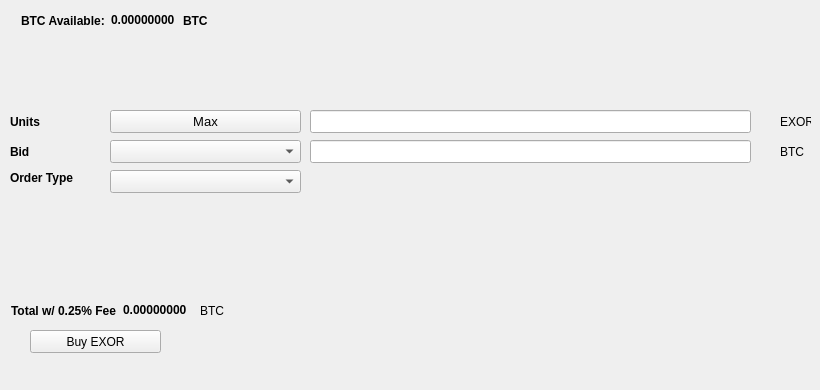
   <widget class="QWidget" name="BuyTab">
    <attribute name="title">
     <string>Buy</string>
    </attribute>
    <widget class="QPushButton" name="BuyEXOR">
     <property name="geometry">
      <rect>
       <x>30</x>
       <y>330</y>
       <width>131</width>
       <height>23</height>
      </rect>
     </property>
     <property name="text">
      <string>Buy EXOR</string>
     </property>
     <property name="icon">
      <iconset resource="../exor.qrc">
       <normaloff>:/icons/bitcoin</normaloff>:/icons/bitcoin</iconset>
     </property>
    </widget>
    <widget class="QLabel" name="label_3">
     <property name="geometry">
      <rect>
       <x>10</x>
       <y>110</y>
       <width>46</width>
       <height>23</height>
      </rect>
     </property>
     <property name="font">
      <font>
       <weight>75</weight>
       <bold>true</bold>
      </font>
     </property>
     <property name="text">
      <string>Units</string>
     </property>
    </widget>
    <widget class="QLineEdit" name="UnitsInput">
     <property name="geometry">
      <rect>
       <x>310</x>
       <y>110</y>
       <width>441</width>
       <height>23</height>
      </rect>
     </property>
     <property name="font">
      <font>
       <pointsize>9</pointsize>
       <weight>75</weight>
       <bold>true</bold>
      </font>
     </property>
    </widget>
    <widget class="QLineEdit" name="BuyBidPriceEdit">
     <property name="geometry">
      <rect>
       <x>310</x>
       <y>140</y>
       <width>441</width>
       <height>23</height>
      </rect>
     </property>
     <property name="font">
      <font>
       <pointsize>9</pointsize>
       <weight>75</weight>
       <bold>true</bold>
      </font>
     </property>
    </widget>
    <widget class="QLabel" name="label_4">
     <property name="geometry">
      <rect>
       <x>780</x>
       <y>110</y>
       <width>31</width>
       <height>23</height>
      </rect>
     </property>
     <property name="text">
      <string>EXOR</string>
     </property>
    </widget>
    <widget class="QLabel" name="label_5">
     <property name="geometry">
      <rect>
       <x>780</x>
       <y>140</y>
       <width>31</width>
       <height>23</height>
      </rect>
     </property>
     <property name="text">
      <string>BTC</string>
     </property>
    </widget>
    <widget class="QLabel" name="label_6">
     <property name="geometry">
      <rect>
       <x>10</x>
       <y>140</y>
       <width>46</width>
       <height>23</height>
      </rect>
     </property>
     <property name="font">
      <font>
       <weight>75</weight>
       <bold>true</bold>
      </font>
     </property>
     <property name="text">
      <string>Bid</string>
     </property>
    </widget>
    <widget class="QLabel" name="label_7">
     <property name="geometry">
      <rect>
       <x>10</x>
       <y>170</y>
       <width>91</width>
       <height>16</height>
      </rect>
     </property>
     <property name="font">
      <font>
       <weight>75</weight>
       <bold>true</bold>
      </font>
     </property>
     <property name="text">
      <string>Order Type</string>
     </property>
    </widget>
    <widget class="QPushButton" name="Buy_Max_Amount">
     <property name="geometry">
      <rect>
       <x>110</x>
       <y>110</y>
       <width>191</width>
       <height>23</height>
      </rect>
     </property>
     <property name="font">
      <font>
       <pointsize>10</pointsize>
      </font>
     </property>
     <property name="text">
      <string>Max</string>
     </property>
    </widget>
    <widget class="QComboBox" name="BuyBidcomboBox">
     <property name="geometry">
      <rect>
       <x>110</x>
       <y>140</y>
       <width>191</width>
       <height>23</height>
      </rect>
     </property>
     <property name="font">
      <font>
       <pointsize>10</pointsize>
      </font>
     </property>
    </widget>
    <widget class="QComboBox" name="buyOrdertypeCombo">
     <property name="geometry">
      <rect>
       <x>110</x>
       <y>170</y>
       <width>191</width>
       <height>23</height>
      </rect>
     </property>
     <property name="font">
      <font>
       <pointsize>10</pointsize>
      </font>
     </property>
    </widget>
    <widget class="QWidget" name="layoutWidget1">
     <property name="geometry">
      <rect>
       <x>21</x>
       <y>11</y>
       <width>227</width>
       <height>19</height>
      </rect>
     </property>
     <layout class="QHBoxLayout" name="horizontalLayout_3">
      <item>
       <widget class="QLabel" name="label232">
        <property name="font">
         <font>
          <weight>75</weight>
          <bold>true</bold>
         </font>
        </property>
        <property name="text">
         <string>BTC Available:</string>
        </property>
       </widget>
      </item>
      <item>
       <widget class="QLabel" name="BtcAvailableLbl">
        <property name="palette">
         <palette>
          <active>
           <colorrole role="WindowText">
            <brush brushstyle="SolidPattern">
             <color alpha="255">
              <red>0</red>
              <green>0</green>
              <blue>0</blue>
             </color>
            </brush>
           </colorrole>
           <colorrole role="Button">
            <brush brushstyle="SolidPattern">
             <color alpha="255">
              <red>0</red>
              <green>170</green>
              <blue>0</blue>
             </color>
            </brush>
           </colorrole>
           <colorrole role="Light">
            <brush brushstyle="SolidPattern">
             <color alpha="255">
              <red>0</red>
              <green>255</green>
              <blue>0</blue>
             </color>
            </brush>
           </colorrole>
           <colorrole role="Midlight">
            <brush brushstyle="SolidPattern">
             <color alpha="255">
              <red>0</red>
              <green>212</green>
              <blue>0</blue>
             </color>
            </brush>
           </colorrole>
           <colorrole role="Dark">
            <brush brushstyle="SolidPattern">
             <color alpha="255">
              <red>0</red>
              <green>85</green>
              <blue>0</blue>
             </color>
            </brush>
           </colorrole>
           <colorrole role="Mid">
            <brush brushstyle="SolidPattern">
             <color alpha="255">
              <red>0</red>
              <green>113</green>
              <blue>0</blue>
             </color>
            </brush>
           </colorrole>
           <colorrole role="Text">
            <brush brushstyle="SolidPattern">
             <color alpha="255">
              <red>0</red>
              <green>170</green>
              <blue>0</blue>
             </color>
            </brush>
           </colorrole>
           <colorrole role="BrightText">
            <brush brushstyle="SolidPattern">
             <color alpha="255">
              <red>255</red>
              <green>255</green>
              <blue>255</blue>
             </color>
            </brush>
           </colorrole>
           <colorrole role="ButtonText">
            <brush brushstyle="SolidPattern">
             <color alpha="255">
              <red>0</red>
              <green>0</green>
              <blue>0</blue>
             </color>
            </brush>
           </colorrole>
           <colorrole role="Base">
            <brush brushstyle="SolidPattern">
             <color alpha="255">
              <red>255</red>
              <green>255</green>
              <blue>255</blue>
             </color>
            </brush>
           </colorrole>
           <colorrole role="Window">
            <brush brushstyle="SolidPattern">
             <color alpha="255">
              <red>0</red>
              <green>170</green>
              <blue>0</blue>
             </color>
            </brush>
           </colorrole>
           <colorrole role="Shadow">
            <brush brushstyle="SolidPattern">
             <color alpha="255">
              <red>0</red>
              <green>0</green>
              <blue>0</blue>
             </color>
            </brush>
           </colorrole>
           <colorrole role="AlternateBase">
            <brush brushstyle="SolidPattern">
             <color alpha="255">
              <red>127</red>
              <green>212</green>
              <blue>127</blue>
             </color>
            </brush>
           </colorrole>
           <colorrole role="ToolTipBase">
            <brush brushstyle="SolidPattern">
             <color alpha="255">
              <red>255</red>
              <green>255</green>
              <blue>220</blue>
             </color>
            </brush>
           </colorrole>
           <colorrole role="ToolTipText">
            <brush brushstyle="SolidPattern">
             <color alpha="255">
              <red>0</red>
              <green>0</green>
              <blue>0</blue>
             </color>
            </brush>
           </colorrole>
          </active>
          <inactive>
           <colorrole role="WindowText">
            <brush brushstyle="SolidPattern">
             <color alpha="255">
              <red>0</red>
              <green>0</green>
              <blue>0</blue>
             </color>
            </brush>
           </colorrole>
           <colorrole role="Button">
            <brush brushstyle="SolidPattern">
             <color alpha="255">
              <red>0</red>
              <green>170</green>
              <blue>0</blue>
             </color>
            </brush>
           </colorrole>
           <colorrole role="Light">
            <brush brushstyle="SolidPattern">
             <color alpha="255">
              <red>0</red>
              <green>255</green>
              <blue>0</blue>
             </color>
            </brush>
           </colorrole>
           <colorrole role="Midlight">
            <brush brushstyle="SolidPattern">
             <color alpha="255">
              <red>0</red>
              <green>212</green>
              <blue>0</blue>
             </color>
            </brush>
           </colorrole>
           <colorrole role="Dark">
            <brush brushstyle="SolidPattern">
             <color alpha="255">
              <red>0</red>
              <green>85</green>
              <blue>0</blue>
             </color>
            </brush>
           </colorrole>
           <colorrole role="Mid">
            <brush brushstyle="SolidPattern">
             <color alpha="255">
              <red>0</red>
              <green>113</green>
              <blue>0</blue>
             </color>
            </brush>
           </colorrole>
           <colorrole role="Text">
            <brush brushstyle="SolidPattern">
             <color alpha="255">
              <red>0</red>
              <green>170</green>
              <blue>0</blue>
             </color>
            </brush>
           </colorrole>
           <colorrole role="BrightText">
            <brush brushstyle="SolidPattern">
             <color alpha="255">
              <red>255</red>
              <green>255</green>
              <blue>255</blue>
             </color>
            </brush>
           </colorrole>
           <colorrole role="ButtonText">
            <brush brushstyle="SolidPattern">
             <color alpha="255">
              <red>0</red>
              <green>0</green>
              <blue>0</blue>
             </color>
            </brush>
           </colorrole>
           <colorrole role="Base">
            <brush brushstyle="SolidPattern">
             <color alpha="255">
              <red>255</red>
              <green>255</green>
              <blue>255</blue>
             </color>
            </brush>
           </colorrole>
           <colorrole role="Window">
            <brush brushstyle="SolidPattern">
             <color alpha="255">
              <red>0</red>
              <green>170</green>
              <blue>0</blue>
             </color>
            </brush>
           </colorrole>
           <colorrole role="Shadow">
            <brush brushstyle="SolidPattern">
             <color alpha="255">
              <red>0</red>
              <green>0</green>
              <blue>0</blue>
             </color>
            </brush>
           </colorrole>
           <colorrole role="AlternateBase">
            <brush brushstyle="SolidPattern">
             <color alpha="255">
              <red>127</red>
              <green>212</green>
              <blue>127</blue>
             </color>
            </brush>
           </colorrole>
           <colorrole role="ToolTipBase">
            <brush brushstyle="SolidPattern">
             <color alpha="255">
              <red>255</red>
              <green>255</green>
              <blue>220</blue>
             </color>
            </brush>
           </colorrole>
           <colorrole role="ToolTipText">
            <brush brushstyle="SolidPattern">
             <color alpha="255">
              <red>0</red>
              <green>0</green>
              <blue>0</blue>
             </color>
            </brush>
           </colorrole>
          </inactive>
          <disabled>
           <colorrole role="WindowText">
            <brush brushstyle="SolidPattern">
             <color alpha="255">
              <red>0</red>
              <green>85</green>
              <blue>0</blue>
             </color>
            </brush>
           </colorrole>
           <colorrole role="Button">
            <brush brushstyle="SolidPattern">
             <color alpha="255">
              <red>0</red>
              <green>170</green>
              <blue>0</blue>
             </color>
            </brush>
           </colorrole>
           <colorrole role="Light">
            <brush brushstyle="SolidPattern">
             <color alpha="255">
              <red>0</red>
              <green>255</green>
              <blue>0</blue>
             </color>
            </brush>
           </colorrole>
           <colorrole role="Midlight">
            <brush brushstyle="SolidPattern">
             <color alpha="255">
              <red>0</red>
              <green>212</green>
              <blue>0</blue>
             </color>
            </brush>
           </colorrole>
           <colorrole role="Dark">
            <brush brushstyle="SolidPattern">
             <color alpha="255">
              <red>0</red>
              <green>85</green>
              <blue>0</blue>
             </color>
            </brush>
           </colorrole>
           <colorrole role="Mid">
            <brush brushstyle="SolidPattern">
             <color alpha="255">
              <red>0</red>
              <green>113</green>
              <blue>0</blue>
             </color>
            </brush>
           </colorrole>
           <colorrole role="Text">
            <brush brushstyle="SolidPattern">
             <color alpha="255">
              <red>0</red>
              <green>85</green>
              <blue>0</blue>
             </color>
            </brush>
           </colorrole>
           <colorrole role="BrightText">
            <brush brushstyle="SolidPattern">
             <color alpha="255">
              <red>255</red>
              <green>255</green>
              <blue>255</blue>
             </color>
            </brush>
           </colorrole>
           <colorrole role="ButtonText">
            <brush brushstyle="SolidPattern">
             <color alpha="255">
              <red>0</red>
              <green>85</green>
              <blue>0</blue>
             </color>
            </brush>
           </colorrole>
           <colorrole role="Base">
            <brush brushstyle="SolidPattern">
             <color alpha="255">
              <red>0</red>
              <green>170</green>
              <blue>0</blue>
             </color>
            </brush>
           </colorrole>
           <colorrole role="Window">
            <brush brushstyle="SolidPattern">
             <color alpha="255">
              <red>0</red>
              <green>170</green>
              <blue>0</blue>
             </color>
            </brush>
           </colorrole>
           <colorrole role="Shadow">
            <brush brushstyle="SolidPattern">
             <color alpha="255">
              <red>0</red>
              <green>0</green>
              <blue>0</blue>
             </color>
            </brush>
           </colorrole>
           <colorrole role="AlternateBase">
            <brush brushstyle="SolidPattern">
             <color alpha="255">
              <red>0</red>
              <green>170</green>
              <blue>0</blue>
             </color>
            </brush>
           </colorrole>
           <colorrole role="ToolTipBase">
            <brush brushstyle="SolidPattern">
             <color alpha="255">
              <red>255</red>
              <green>255</green>
              <blue>220</blue>
             </color>
            </brush>
           </colorrole>
           <colorrole role="ToolTipText">
            <brush brushstyle="SolidPattern">
             <color alpha="255">
              <red>0</red>
              <green>0</green>
              <blue>0</blue>
             </color>
            </brush>
           </colorrole>
          </disabled>
         </palette>
        </property>
        <property name="font">
         <font>
          <weight>75</weight>
          <bold>true</bold>
         </font>
        </property>
        <property name="text">
         <string>0.00000000</string>
        </property>
        <property name="textInteractionFlags">
         <set>Qt::LinksAccessibleByMouse|Qt::TextSelectableByKeyboard|Qt::TextSelectableByMouse</set>
        </property>
       </widget>
      </item>
      <item>
       <widget class="QLabel" name="BtcAvailableLbl_2">
        <property name="font">
         <font>
          <weight>75</weight>
          <bold>true</bold>
         </font>
        </property>
        <property name="text">
         <string>BTC</string>
        </property>
       </widget>
      </item>
     </layout>
    </widget>
    <widget class="QWidget" name="layoutWidge2">
     <property name="geometry">
      <rect>
       <x>11</x>
       <y>301</y>
       <width>259</width>
       <height>19</height>
      </rect>
     </property>
     <layout class="QHBoxLayout" name="horizontalLayout_4">
      <item>
       <widget class="QLabel" name="label_9">
        <property name="font">
         <font>
          <weight>75</weight>
          <bold>true</bold>
         </font>
        </property>
        <property name="text">
         <string>Total w/ 0.25% Fee</string>
        </property>
       </widget>
      </item>
      <item>
       <widget class="QLabel" name="BuyCostLabel">
        <property name="palette">
         <palette>
          <active>
           <colorrole role="WindowText">
            <brush brushstyle="SolidPattern">
             <color alpha="255">
              <red>0</red>
              <green>0</green>
              <blue>0</blue>
             </color>
            </brush>
           </colorrole>
           <colorrole role="Button">
            <brush brushstyle="SolidPattern">
             <color alpha="255">
              <red>0</red>
              <green>170</green>
              <blue>0</blue>
             </color>
            </brush>
           </colorrole>
           <colorrole role="Light">
            <brush brushstyle="SolidPattern">
             <color alpha="255">
              <red>0</red>
              <green>255</green>
              <blue>0</blue>
             </color>
            </brush>
           </colorrole>
           <colorrole role="Midlight">
            <brush brushstyle="SolidPattern">
             <color alpha="255">
              <red>0</red>
              <green>212</green>
              <blue>0</blue>
             </color>
            </brush>
           </colorrole>
           <colorrole role="Dark">
            <brush brushstyle="SolidPattern">
             <color alpha="255">
              <red>0</red>
              <green>85</green>
              <blue>0</blue>
             </color>
            </brush>
           </colorrole>
           <colorrole role="Mid">
            <brush brushstyle="SolidPattern">
             <color alpha="255">
              <red>0</red>
              <green>113</green>
              <blue>0</blue>
             </color>
            </brush>
           </colorrole>
           <colorrole role="Text">
            <brush brushstyle="SolidPattern">
             <color alpha="255">
              <red>0</red>
              <green>170</green>
              <blue>0</blue>
             </color>
            </brush>
           </colorrole>
           <colorrole role="BrightText">
            <brush brushstyle="SolidPattern">
             <color alpha="255">
              <red>255</red>
              <green>255</green>
              <blue>255</blue>
             </color>
            </brush>
           </colorrole>
           <colorrole role="ButtonText">
            <brush brushstyle="SolidPattern">
             <color alpha="255">
              <red>0</red>
              <green>0</green>
              <blue>0</blue>
             </color>
            </brush>
           </colorrole>
           <colorrole role="Base">
            <brush brushstyle="SolidPattern">
             <color alpha="255">
              <red>255</red>
              <green>255</green>
              <blue>255</blue>
             </color>
            </brush>
           </colorrole>
           <colorrole role="Window">
            <brush brushstyle="SolidPattern">
             <color alpha="255">
              <red>0</red>
              <green>170</green>
              <blue>0</blue>
             </color>
            </brush>
           </colorrole>
           <colorrole role="Shadow">
            <brush brushstyle="SolidPattern">
             <color alpha="255">
              <red>0</red>
              <green>0</green>
              <blue>0</blue>
             </color>
            </brush>
           </colorrole>
           <colorrole role="AlternateBase">
            <brush brushstyle="SolidPattern">
             <color alpha="255">
              <red>127</red>
              <green>212</green>
              <blue>127</blue>
             </color>
            </brush>
           </colorrole>
           <colorrole role="ToolTipBase">
            <brush brushstyle="SolidPattern">
             <color alpha="255">
              <red>255</red>
              <green>255</green>
              <blue>220</blue>
             </color>
            </brush>
           </colorrole>
           <colorrole role="ToolTipText">
            <brush brushstyle="SolidPattern">
             <color alpha="255">
              <red>0</red>
              <green>0</green>
              <blue>0</blue>
             </color>
            </brush>
           </colorrole>
          </active>
          <inactive>
           <colorrole role="WindowText">
            <brush brushstyle="SolidPattern">
             <color alpha="255">
              <red>0</red>
              <green>0</green>
              <blue>0</blue>
             </color>
            </brush>
           </colorrole>
           <colorrole role="Button">
            <brush brushstyle="SolidPattern">
             <color alpha="255">
              <red>0</red>
              <green>170</green>
              <blue>0</blue>
             </color>
            </brush>
           </colorrole>
           <colorrole role="Light">
            <brush brushstyle="SolidPattern">
             <color alpha="255">
              <red>0</red>
              <green>255</green>
              <blue>0</blue>
             </color>
            </brush>
           </colorrole>
           <colorrole role="Midlight">
            <brush brushstyle="SolidPattern">
             <color alpha="255">
              <red>0</red>
              <green>212</green>
              <blue>0</blue>
             </color>
            </brush>
           </colorrole>
           <colorrole role="Dark">
            <brush brushstyle="SolidPattern">
             <color alpha="255">
              <red>0</red>
              <green>85</green>
              <blue>0</blue>
             </color>
            </brush>
           </colorrole>
           <colorrole role="Mid">
            <brush brushstyle="SolidPattern">
             <color alpha="255">
              <red>0</red>
              <green>113</green>
              <blue>0</blue>
             </color>
            </brush>
           </colorrole>
           <colorrole role="Text">
            <brush brushstyle="SolidPattern">
             <color alpha="255">
              <red>0</red>
              <green>170</green>
              <blue>0</blue>
             </color>
            </brush>
           </colorrole>
           <colorrole role="BrightText">
            <brush brushstyle="SolidPattern">
             <color alpha="255">
              <red>255</red>
              <green>255</green>
              <blue>255</blue>
             </color>
            </brush>
           </colorrole>
           <colorrole role="ButtonText">
            <brush brushstyle="SolidPattern">
             <color alpha="255">
              <red>0</red>
              <green>0</green>
              <blue>0</blue>
             </color>
            </brush>
           </colorrole>
           <colorrole role="Base">
            <brush brushstyle="SolidPattern">
             <color alpha="255">
              <red>255</red>
              <green>255</green>
              <blue>255</blue>
             </color>
            </brush>
           </colorrole>
           <colorrole role="Window">
            <brush brushstyle="SolidPattern">
             <color alpha="255">
              <red>0</red>
              <green>170</green>
              <blue>0</blue>
             </color>
            </brush>
           </colorrole>
           <colorrole role="Shadow">
            <brush brushstyle="SolidPattern">
             <color alpha="255">
              <red>0</red>
              <green>0</green>
              <blue>0</blue>
             </color>
            </brush>
           </colorrole>
           <colorrole role="AlternateBase">
            <brush brushstyle="SolidPattern">
             <color alpha="255">
              <red>127</red>
              <green>212</green>
              <blue>127</blue>
             </color>
            </brush>
           </colorrole>
           <colorrole role="ToolTipBase">
            <brush brushstyle="SolidPattern">
             <color alpha="255">
              <red>255</red>
              <green>255</green>
              <blue>220</blue>
             </color>
            </brush>
           </colorrole>
           <colorrole role="ToolTipText">
            <brush brushstyle="SolidPattern">
             <color alpha="255">
              <red>0</red>
              <green>0</green>
              <blue>0</blue>
             </color>
            </brush>
           </colorrole>
          </inactive>
          <disabled>
           <colorrole role="WindowText">
            <brush brushstyle="SolidPattern">
             <color alpha="255">
              <red>0</red>
              <green>85</green>
              <blue>0</blue>
             </color>
            </brush>
           </colorrole>
           <colorrole role="Button">
            <brush brushstyle="SolidPattern">
             <color alpha="255">
              <red>0</red>
              <green>170</green>
              <blue>0</blue>
             </color>
            </brush>
           </colorrole>
           <colorrole role="Light">
            <brush brushstyle="SolidPattern">
             <color alpha="255">
              <red>0</red>
              <green>255</green>
              <blue>0</blue>
             </color>
            </brush>
           </colorrole>
           <colorrole role="Midlight">
            <brush brushstyle="SolidPattern">
             <color alpha="255">
              <red>0</red>
              <green>212</green>
              <blue>0</blue>
             </color>
            </brush>
           </colorrole>
           <colorrole role="Dark">
            <brush brushstyle="SolidPattern">
             <color alpha="255">
              <red>0</red>
              <green>85</green>
              <blue>0</blue>
             </color>
            </brush>
           </colorrole>
           <colorrole role="Mid">
            <brush brushstyle="SolidPattern">
             <color alpha="255">
              <red>0</red>
              <green>113</green>
              <blue>0</blue>
             </color>
            </brush>
           </colorrole>
           <colorrole role="Text">
            <brush brushstyle="SolidPattern">
             <color alpha="255">
              <red>0</red>
              <green>85</green>
              <blue>0</blue>
             </color>
            </brush>
           </colorrole>
           <colorrole role="BrightText">
            <brush brushstyle="SolidPattern">
             <color alpha="255">
              <red>255</red>
              <green>255</green>
              <blue>255</blue>
             </color>
            </brush>
           </colorrole>
           <colorrole role="ButtonText">
            <brush brushstyle="SolidPattern">
             <color alpha="255">
              <red>0</red>
              <green>85</green>
              <blue>0</blue>
             </color>
            </brush>
           </colorrole>
           <colorrole role="Base">
            <brush brushstyle="SolidPattern">
             <color alpha="255">
              <red>0</red>
              <green>170</green>
              <blue>0</blue>
             </color>
            </brush>
           </colorrole>
           <colorrole role="Window">
            <brush brushstyle="SolidPattern">
             <color alpha="255">
              <red>0</red>
              <green>170</green>
              <blue>0</blue>
             </color>
            </brush>
           </colorrole>
           <colorrole role="Shadow">
            <brush brushstyle="SolidPattern">
             <color alpha="255">
              <red>0</red>
              <green>0</green>
              <blue>0</blue>
             </color>
            </brush>
           </colorrole>
           <colorrole role="AlternateBase">
            <brush brushstyle="SolidPattern">
             <color alpha="255">
              <red>0</red>
              <green>170</green>
              <blue>0</blue>
             </color>
            </brush>
           </colorrole>
           <colorrole role="ToolTipBase">
            <brush brushstyle="SolidPattern">
             <color alpha="255">
              <red>255</red>
              <green>255</green>
              <blue>220</blue>
             </color>
            </brush>
           </colorrole>
           <colorrole role="ToolTipText">
            <brush brushstyle="SolidPattern">
             <color alpha="255">
              <red>0</red>
              <green>0</green>
              <blue>0</blue>
             </color>
            </brush>
           </colorrole>
          </disabled>
         </palette>
        </property>
        <property name="font">
         <font>
          <weight>75</weight>
          <bold>true</bold>
         </font>
        </property>
        <property name="autoFillBackground">
         <bool>false</bool>
        </property>
        <property name="text">
         <string>0.00000000</string>
        </property>
        <property name="textInteractionFlags">
         <set>Qt::LinksAccessibleByMouse|Qt::TextSelectableByMouse</set>
        </property>
       </widget>
      </item>
      <item>
       <widget class="QLabel" name="label_10">
        <property name="font">
         <font>
          <weight>50</weight>
          <bold>false</bold>
         </font>
        </property>
        <property name="text">
         <string>BTC</string>
        </property>
       </widget>
      </item>
     </layout>
    </widget>
    <widget class="QLabel" name="label_24">
     <property name="geometry">
      <rect>
       <x>460</x>
       <y>300</y>
       <width>281</width>
       <height>81</height>
      </rect>
     </property>
     <property name="text">
      <string/>
     </property>
     <property name="pixmap">
      <pixmap>:/images/bittrex</pixmap>
     </property>
    </widget>
   </widget>
